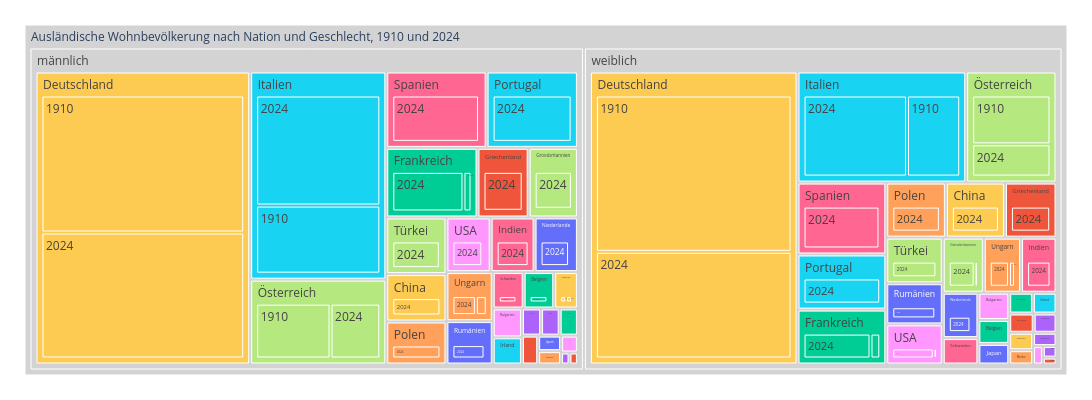

This figure's notebook cell:
### Markdown cell above
##### Ausländische Wohnbevölkerung nach Nation und Geschlecht

### Code cell
treeMap2= mypy_dv.plot_px_treemap(
    data=myTM.reset_index()
    ,levels=['SexLang','NationHistLang','Jahr_nbr']
    ,values="AnzBestWir"
    ,color="NationHistLang"
    #, color_continuous_scale='Blues'
    ,color_discrete_map={'(?)':'lightgrey', 'Wohnen':'lightblue'}   
    ,height=400
    ,width=1100               
    #,margin_val_bottom=25
    ,myHeaderTitle="Ausländische Wohnbevölkerung nach Nation und Geschlecht, "+str(myTM.reset_index().Jahr_nbr.min()) +" und " +str(myTM.reset_index().Jahr_nbr.max())
)
treeMap2

### Figure 1 — Plotly figure (JSON) as saved in the notebook; plotly's stock layout.template omitted (floating-point values rounded to 4 significant figures; data arrays with more than 128 entries replaced by an {"elided": "..."} marker saying what was removed)
{"data": [{"branchvalues": "total", "customdata": {"elided": "163x1 str values"}, "domain": {"x": [0, 1], "y": [0, 1]}, "hovertemplate": "%{label}<br><br>Anzahl:<br>%{value}<extra></extra>", "ids": {"elided": "163 str values"}, "labels": {"elided": "163 str values"}, "marker": {"colors": {"elided": "163 str values"}}, "name": "", "parents": {"elided": "163 str values"}, "root": {"color": "grey"}, "type": "treemap", "values": {"elided": "163 int values"}}], "layout": {"height": 400, "legend": {"tracegroupgap": 0}, "margin": {"b": 25, "l": 25, "r": 25, "t": 25}, "width": 1100}}
